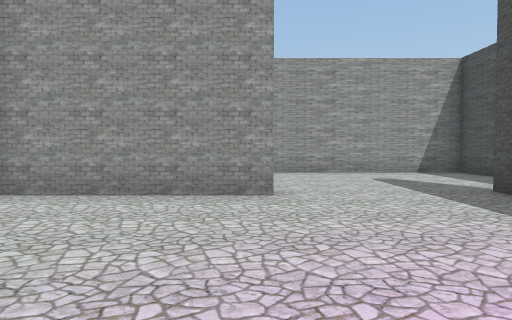
View 1 (above)

21 first-person views from a walk through a Unity game level. The camera is 1.5 m above the floor, tilts 2° down and sees 75° across. The floor is counted in squares, 2 m on a side. Each view is taken from the middle of a square. On the plan, view 1 faces up. The plan holds only what a view shows up to about 11 squares ahead; the rest is blank. The player is left out. Some surface patterns are stand-ins.

View 2
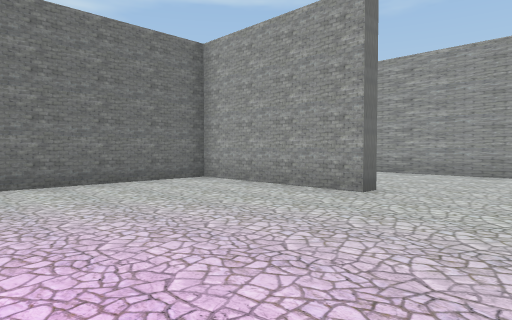

View 3
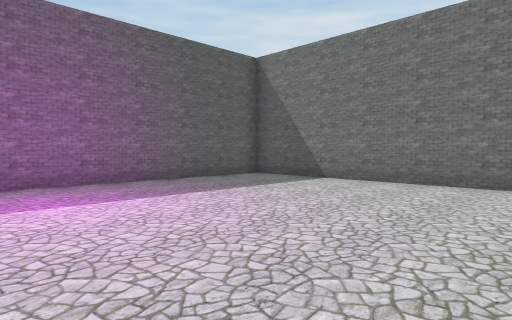

View 4
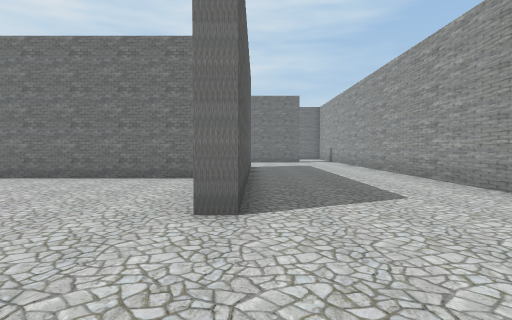

View 5
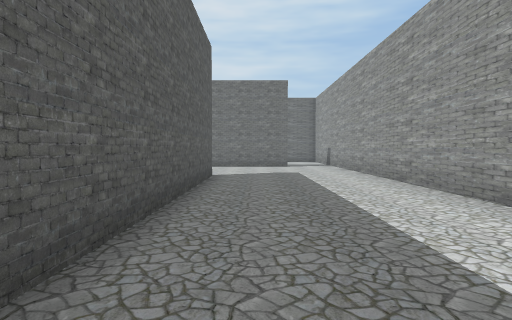

View 6
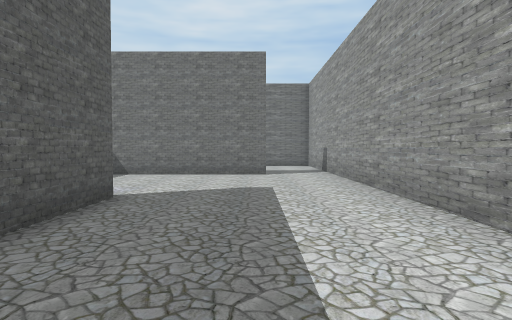

View 7
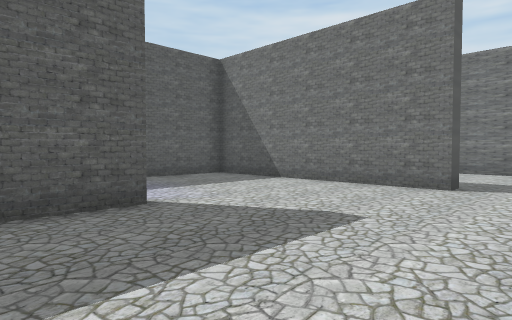

View 8
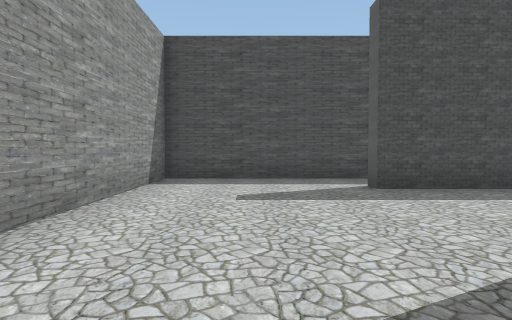

View 9
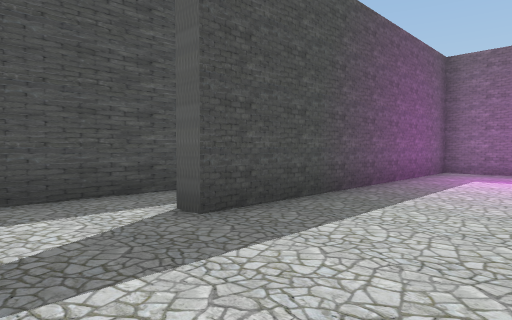

View 10
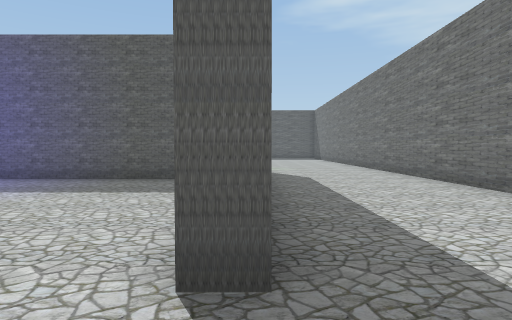

View 11
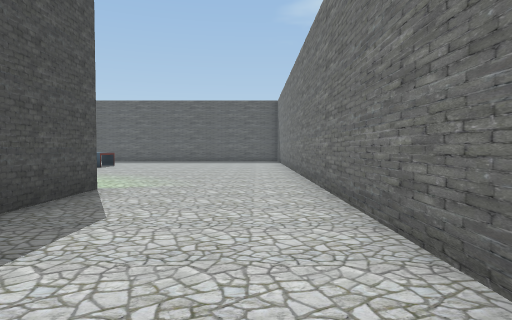

View 12
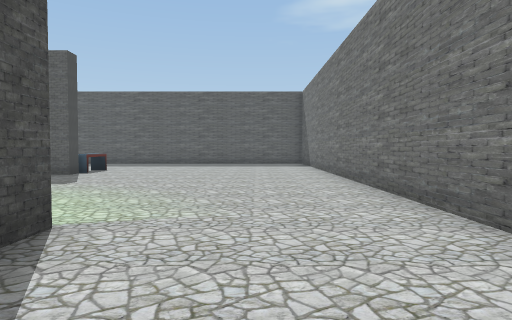

View 13
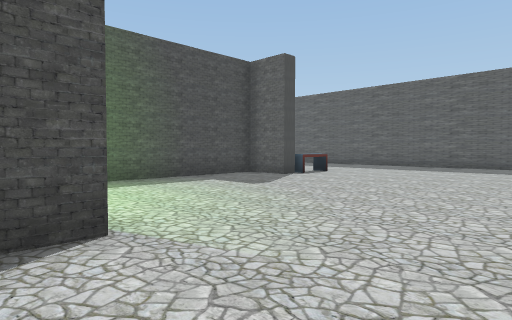

View 14
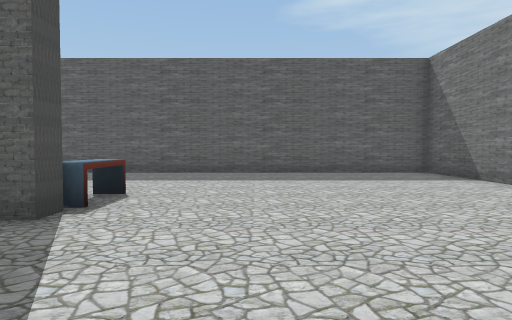

View 15
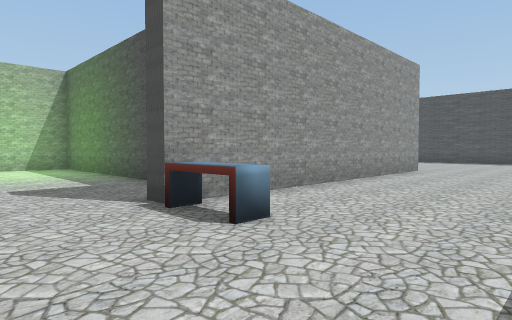

View 16
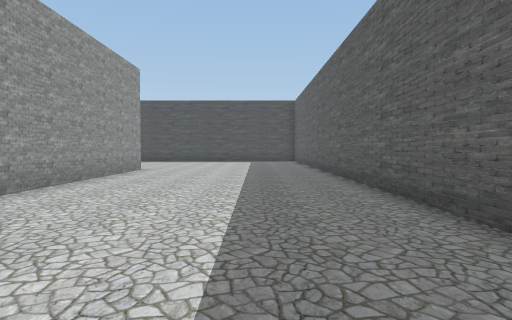

View 17
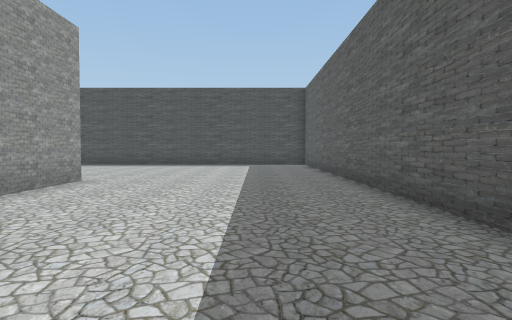

View 18
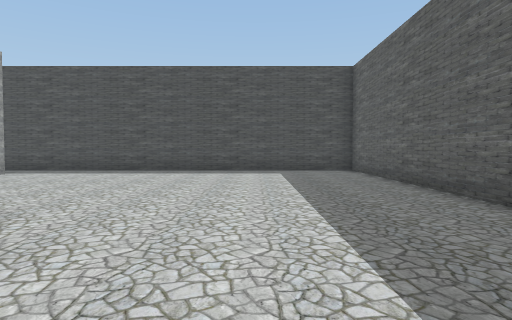

View 19
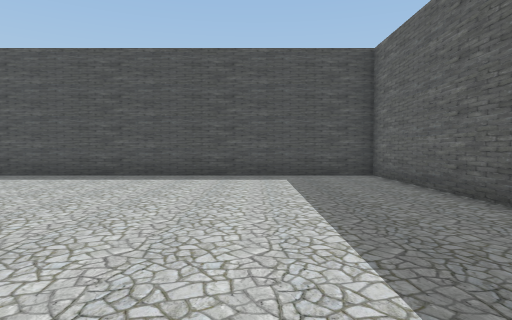

View 20
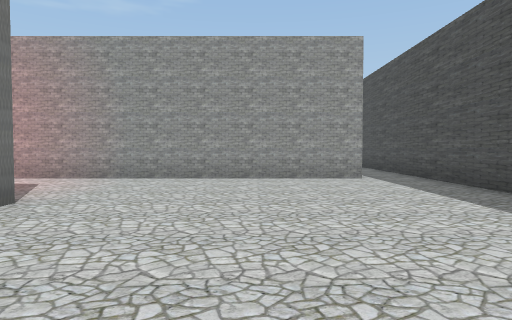

View 21
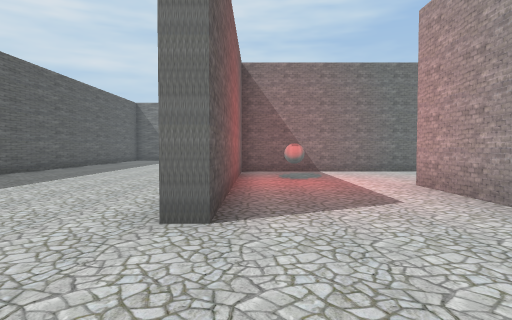

### Floor plan
Points are (right, up) in squares from view 1. A wall is a line through its corners. A room is listed if a view was taken in it or the views show most of it. See-through windows are left out.
Room 1 (views 1, 2, 3, 4, 5, 6, 7, 8, 9, 10)
walls: (-9.1, 5.8) (0.3, 5.8) (0.3, 5.3) (-4.3, 5.3) (-4.3, -3.2) (4.1, -3.2) (4.1, 5.8) (4.6, 5.8); (6.3, 4.8) (6.3, 10.3) (-14.9, 10.3); (6.3, -4.4) (6.3, -1); (-14.1, 8.3) (-13.6, 8.3) (-13.6, 1.8) (-7.6, 1.8)
ways out: opening at (-14, 9.5) to room 2; opening at (5.5, -4) to room 2
Room 2 (views 11, 12, 13, 14, 15, 16, 17, 18, 19, 20, 21)
walls: (-8.4, -7.5) (-1.3, -7.5) (-1.3, -8) (-10.6, -8); (-10.6, -7.5) (-9.3, -7.5) (-9.3, -0.1); (-8.8, -1.8) (-8.8, -7.5); (-10.8, 1.3) (-11.2, 1.3); (-14.1, -1.1) (-14.1, 1.2); (-18.3, -10.8) (-18.3, -14.3) (6.3, -14.3) (6.3, -4.4); (4.8, -3.7) (-4.9, -3.7); (-18.3, 4.5) (-18.3, -8.9); (-18.3, 8.6) (-18.3, 7.2)
ways out: opening at (-14, 9.5) to room 1; opening at (5.5, -4) to room 1
objects: bench (-11, -9) to (-11, -8); ball (-6, -6)

Positions as (right, up) in squares from view 1, and headings:
1: (0, 0), facing up
2: (3, 0), facing up-left
3: (3, 4), facing down-left
4: (4, 6), facing left
5: (0, 7), facing left
6: (-4, 8), facing left
7: (-7, 10), facing down-left
8: (-2, 8), facing right
9: (1, 8), facing down-right
10: (-14, 10), facing down
11: (-17, 5), facing down
12: (-16, 2), facing down
13: (-17, 0), facing down-right
14: (-13, -4), facing down
15: (-13, -12), facing up-right
16: (-13, -12), facing right
17: (-9, -12), facing right
18: (-5, -11), facing right
19: (-3, -11), facing right
20: (2, -12), facing up
21: (2, -7), facing left
